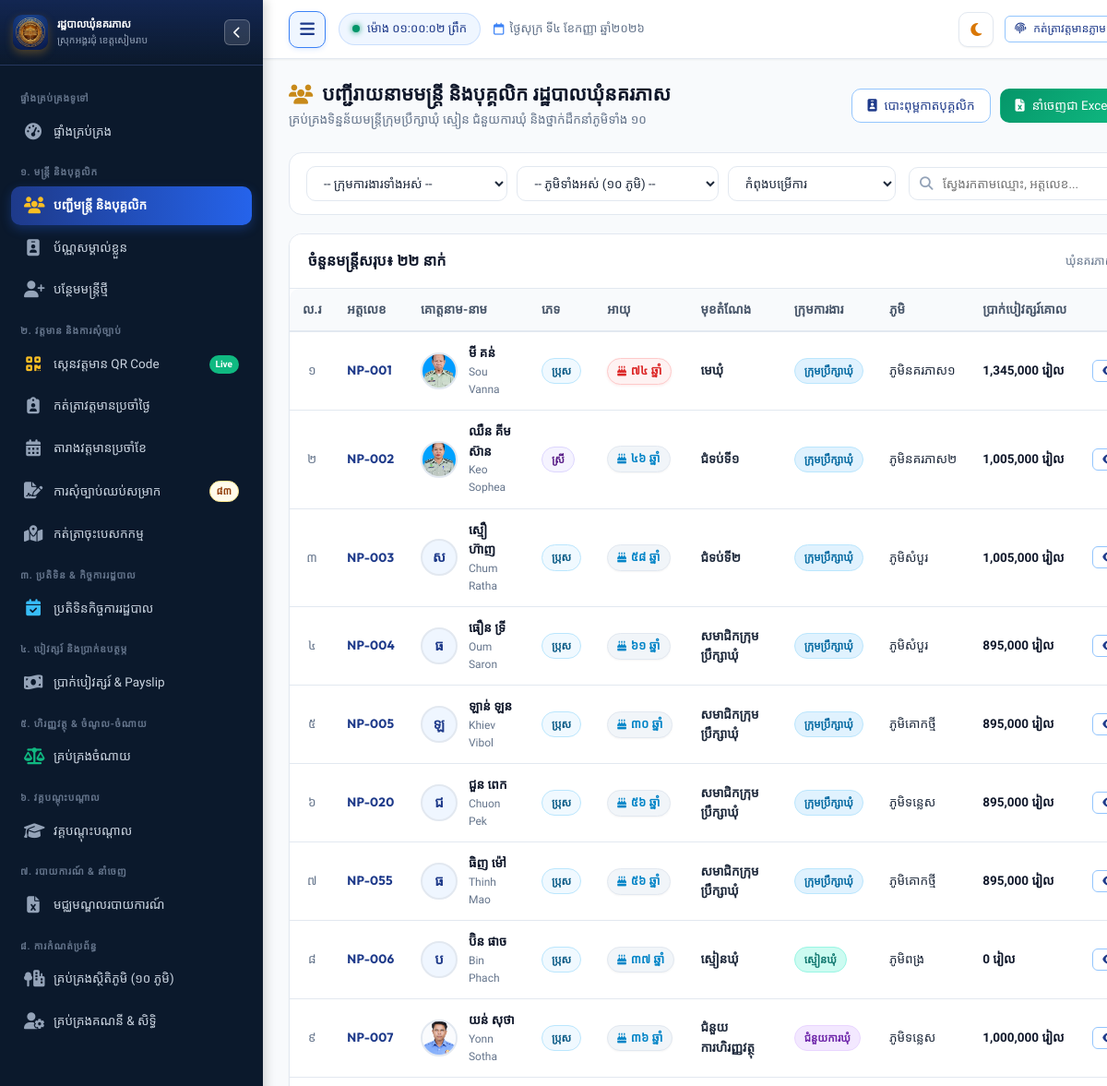
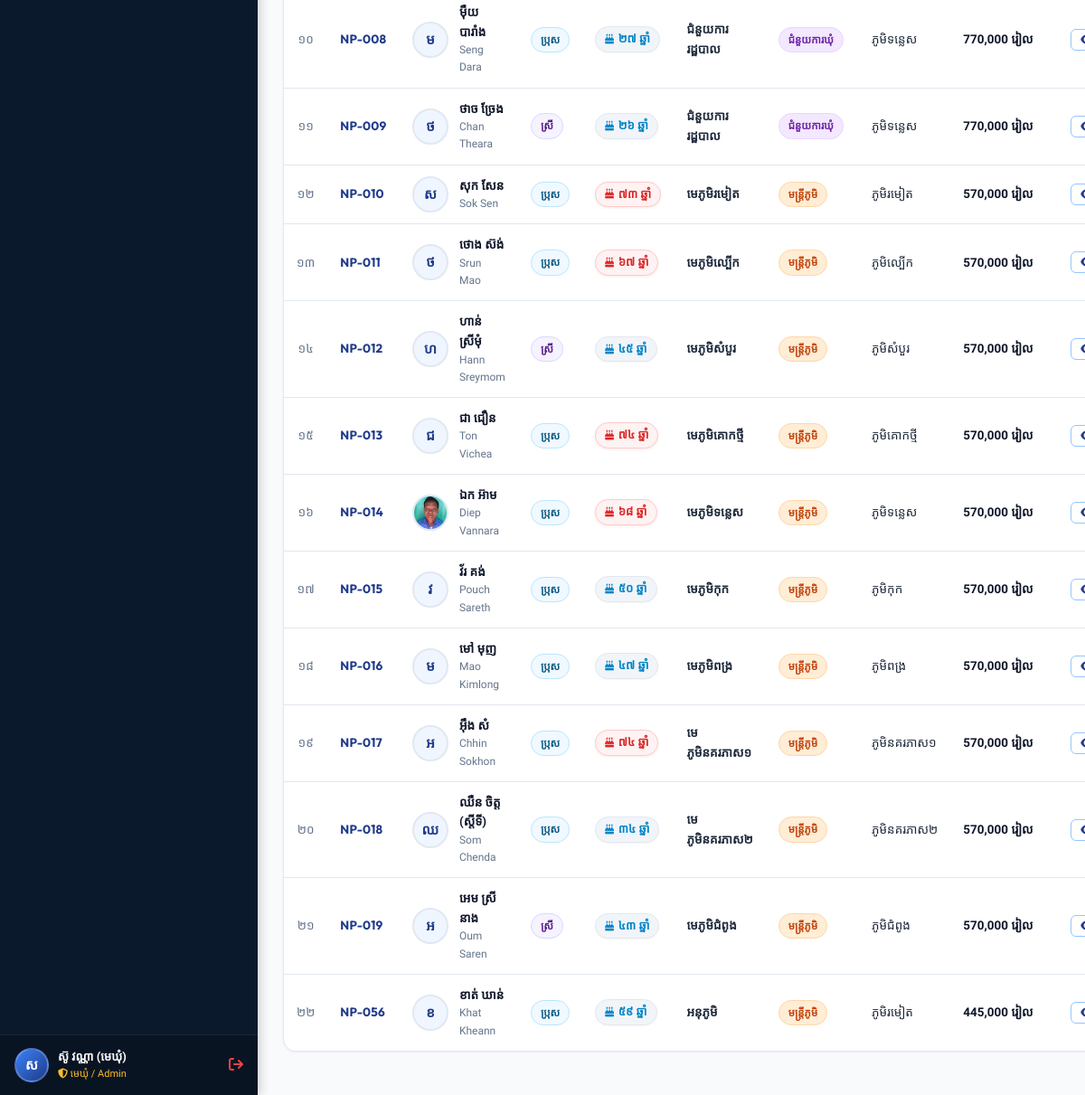
Page /staff (signed in) on the committed database (2 pictures, top to bottom).
### tables this page shows
CREATE TABLE staff (
        id INTEGER PRIMARY KEY AUTOINCREMENT,
        officer_code TEXT UNIQUE NOT NULL,
        name_kh TEXT NOT NULL,
        name_en TEXT NOT NULL,
        gender TEXT NOT NULL, -- 'ប្រុស', 'ស្រី'
        dob TEXT NOT NULL,
        national_id TEXT,
        phone TEXT,
        email TEXT,
        village TEXT NOT NULL,
        commune TEXT DEFAULT 'នគរភាស',
        district TEXT DEFAULT 'វ៉ារិន',
        province TEXT DEFAULT 'សៀមរាប',
        address TEXT,
        category TEXT NOT NULL, -- 'council', 'clerk', 'contract', 'village'
        position_title_kh TEXT NOT NULL,
        position_title_en TEXT,
        cadre_level TEXT, -- កម្រិតក្របខណ្ឌ
        appointment_date TEXT,
        contract_end_date TEXT,
        base_salary REAL DEFAULT 0,
        position_allowance REAL DEFAULT 0,
        family_allowance REAL DEFAULT 0,
        education_level TEXT,
        photo TEXT,
        status TEXT DEFAULT 'active', -- 'active', 'resigned', 'retired', 'suspended'
        emergency_contact TEXT,
        notes TEXT,
        created_at TIMESTAMP DEFAULT CURRENT_TIMESTAMP,
        updated_at TIMESTAMP DEFAULT CURRENT_TIMESTAMP
    );

### app.py (the view)
@app.route("/staff")
@login_required
def staff_list():
    category = request.args.get("category", "").strip()
    village = request.args.get("village", "").strip()
    search = request.args.get("q", "").strip()
    status = request.args.get("status", "active").strip()
    conn = get_db()
    cursor = conn.cursor()
    query = "SELECT * FROM staff WHERE 1=1"
    params = []
    if status and status != "all":
        query += " AND status = ?"
        params.append(status)
    if category and category in STAFF_CATEGORIES:
        query += " AND category = ?"
        params.append(category)
    if village:
        query += " AND village = ?"
        params.append(village)
    if search:
        query += " AND (name_kh LIKE ? OR name_en LIKE ? OR officer_code LIKE ? OR phone LIKE ? OR position_title_kh LIKE ?)"
        pattern = f"%{search}%"
        params.extend([pattern, pattern, pattern, pattern, pattern])
    query += " ORDER BY CASE category WHEN 'council' THEN 1 WHEN 'clerk' THEN 2 WHEN 'contract' THEN 3 ELSE 4 END, id"
    cursor.execute(query, params)
    staff_rows = cursor.fetchall()
    cursor.execute("SELECT village_name_kh FROM villages ORDER BY id")
    village_list = [r[0] for r in cursor.fetchall()]
    conn.close()
    return render_template(
        "staff/list.html",
        staff_rows=staff_rows,
        selected_category=category,
        selected_village=village,
        selected_status=status,
        search_query=search,
        village_list=village_list
    )

### app.py (called while the page is built, shortened)
@app.teardown_appcontext
def teardown_db(exception=None):
    close_db_connection(exception)

@app.before_request
def ensure_database_ready():
    if request.path.startswith('/static') or request.path == '/favicon.ico':
        return

@app.template_filter("kh_num")
def kh_num_filter(val):
    return to_khmer_num(val)

@app.template_filter("currency")
def currency_filter(val, curr="រៀល"):
    return format_currency(val, curr)

@app.template_filter("age")
def age_filter(dob):
    return calculate_age(dob)

@app.template_filter("kh_age")
def kh_age_filter(dob, suffix=True):
    return format_khmer_age(dob, suffix=suffix)

### database.py (called while the page is built, shortened)
def _raw_create_connection():
    conn = sqlite3.connect(DB_PATH)
    conn.row_factory = sqlite3.Row
    conn.execute("PRAGMA foreign_keys = ON")
    conn.execute("PRAGMA journal_mode = WAL")
    conn.execute("PRAGMA synchronous = NORMAL")
    conn.execute("PRAGMA cache_size = -64000")
    return SqliteConnectionWrapper(conn)

def get_db():
    try:
        from flask import g, has_request_context
        if has_request_context():
            if not hasattr(g, 'db') or g.db is None:
                g.db = _raw_create_connection()
            return g.db
    except ImportError:
        pass
    return _raw_create_connection()

def close_db_connection(e=None):
    try:
        from flask import g, has_request_context
        if has_request_context():
            db = getattr(g, 'db', None)
            if db is not None:
                g.db = None
                db._real_close()
    except ImportError:
        pass

    def cursor(self):
        return self._conn.cursor()

    def close(self):
        try:
            from flask import g, has_request_context
            if has_request_context() and getattr(g, 'db', None) is self:
                return
        except ImportError:
            pass
        self._real_close()

### utils/helpers.py (called while the page is built)
def to_khmer_num(number_or_str):
    if number_or_str is None:
        return ""
    s = str(number_or_str)
    return "".join(KHMER_DIGITS.get(ch, ch) for ch in s)

def format_khmer_age(dob_val, suffix=True):
    age = calculate_age(dob_val)
    if age is None:
        return "-"
    kh_num = to_khmer_num(age)
    return f"{kh_num} ឆ្នាំ" if suffix else kh_num

def format_currency(amount, currency="រៀល"):
    if amount is None:
        return "0 " + currency
    try:
        val = int(round(float(amount)))
        formatted = f"{val:,}"
        return f"{formatted} {currency}"
    except Exception:
        return f"{amount} {currency}"

### templates/staff/list.html (shortened to what this page needs)
{% extends "base.html" %}
{% block content %}
<div class="page-header">
  <div class="page-header-title">
    <h1>
      <i class="fa-solid fa-users text-gold"></i>
      <span>បញ្ជីរាយនាមមន្ត្រី និងបុគ្គលិក រដ្ឋបាលឃុំនគរភាស</span>
    </h1>
    <p>គ្រប់គ្រងទិន្នន័យមន្ត្រីក្រុមប្រឹក្សាឃុំ ស្មៀន ជំនួយការឃុំ និងថ្នាក់ដឹកនាំភូមិទាំង ១០</p>
  </div>
  <div class="page-actions">
    <a href="{{ url_for('staff_id_cards_batch') }}" class="btn btn-outline-primary">
      <i class="fa-solid fa-id-badge"></i>
      <span>បោះពុម្ពកាតបុគ្គលិក</span>
    </a>
    <a href="{{ url_for('export_staff_excel_route', category=selected_category) }}" class="btn btn-success">
      <i class="fa-solid fa-file-excel"></i>
      <span>នាំចេញជា Excel</span>
    </a>
  </div>
</div>
<form method="GET" action="{{ url_for('staff_list') }}" class="filter-toolbar">
  <div class="filter-group-row">
    <select name="category" class="form-select" onchange="this.form.submit()" title="ជ្រើសរើសក្រុមការងារ">
      <option value="">-- ក្រុមការងារទាំងអស់ --</option>
    </select>
    <select name="village" class="form-select" onchange="this.form.submit()" title="ជ្រើសរើសភូមិ">
      <option value="">-- ភូមិទាំងអស់ (១០ ភូមិ) --</option>
    </select>
    <select name="status" class="form-select" onchange="this.form.submit()" title="ជ្រើសរើសស្ថានភាព">
      <option value="active" {% if selected_status == 'active' %}selected{% endif %}>កំពុងបម្រើការ</option>
    </select>
  </div>
  <div class="filter-search-group">
    <div class="search-input-wrapper">
      <i class="fa-solid fa-magnifying-glass search-icon"></i>
      <input type="text" name="q" value="{{ search_query }}" class="form-control" placeholder="ស្វែងរកតាមឈ្មោះ, អត្តលេខ...">
    </div>
  </div>
</form>
<div class="card">
  <div class="card-header">
    <div class="card-title">
      <span>ចំនួនមន្ត្រីសរុប៖ <strong>{{ staff_rows | length | kh_num }} នាក់</strong></span>
    </div>
    <div style="font-size: 12.5px; color: var(--text-muted);">
      ឃុំនគរភាស ស្រុកអង្គរជុំ ខេត្តសៀមរាប
    </div>
  </div>
  <div class="card-body" style="padding: 0;">
    <div class="table-responsive">
      <table class="custom-table filterable-table">
        <thead>
          <tr>
            <th style="width: 50px; text-align: center;">ល.រ</th>
            <th style="white-space: nowrap;">អត្តលេខ</th>
            <th>គោត្តនាម-នាម</th>
            <th>ភេទ</th>
            <th>អាយុ</th>
            <th>មុខតំណែង</th>
            <th>ក្រុមការងារ</th>
            <th>ភូមិ</th>
            <th style="white-space: nowrap;">ប្រាក់បៀវត្សរ៍គោល</th>
            <th style="text-align: center; width: 140px;">សកម្មភាព</th>
          </tr>
        </thead>
        <tbody>
          {% for s in staff_rows %}
          <tr>
            <td style="text-align: center; color: var(--text-muted);">{{ loop.index | kh_num }}</td>
            <td style="white-space: nowrap;">
              <span class="officer-code-pill">{{ s.officer_code }}</span>
            </td>
            <td>
              <div class="avatar-cell">
                {% if s.photo %}
                <img src="{{ url_for('static', filename='uploads/' + s.photo) }}" alt="{{ s.name_kh }}" class="avatar-circle" style="object-fit: cover;">
                {% else %}
                <div class="avatar-circle">
                  {{ s.name_kh[:1] }}
                </div>
                {% endif %}
                <div class="avatar-details">
                  <a href="{{ url_for('staff_detail', staff_id=s.id) }}" class="primary-name">
                    {{ s.name_kh }}
                  </a>
                  <div class="sub-name font-latin">{{ s.name_en }}</div>
                </div>
              </div>
            </td>
            <td>
              <span class="badge {% if s.gender == 'ស្រី' %}badge-purple{% else %}badge-info{% endif %}">
                {{ s.gender }}
              </span>
            </td>
            <td style="white-space: nowrap;">
              {% set staff_age = s.dob | age %}
              <span class="age-badge {% if staff_age and staff_age > 65 %}age-senior{% endif %}">
                <i class="fa-solid fa-cake-candles"></i>
                {{ s.dob | kh_age }}
              </span>
            </td>
            <td>
              <strong>{{ s.position_title_kh }}</strong>
            </td>
            <td>
              {% set cat_info = STAFF_CATEGORIES.get(s.category, {}) %}
              <span class="badge {{ cat_info.badge_class }}">
                {{ cat_info.name_kh }}
              </span>
            </td>
            <td style="white-space: nowrap;">ភូមិ{{ s.village }}</td>
            <td style="white-space: nowrap;">
              <span class="salary-text">{{ s.base_salary | currency }}</span>
            </td>
            <td style="text-align: center;">
              <div style="display: flex; justify-content: center; gap: 5px;">
                <a href="{{ url_for('staff_detail', staff_id=s.id) }}" class="btn btn-sm btn-outline-primary" title="មើលប្រវត្តិរូបលម្អិត">
                  <i class="fa-solid fa-eye"></i>
                </a>
              </div>
            </td>
          </tr>
          {% endfor %}
        </tbody>
      </table>
    </div>
  </div>
</div>
{% endblock %}

### rows in the picture
staff: officer_code "NP-001", photo (picture), name_kh "មី គន់", name_en "Sou Vanna", gender "ប្រុស", dob|kh_age "៧៤ ឆ្នាំ", position_title_kh "មេឃុំ", name_kh "ក្រុមប្រឹក្សាឃុំ", village "នគរភាស១", base_salary "1,345,000 រៀល"
staff: officer_code "NP-002", photo (picture), name_kh "ឈឺន គីមស៊ាន", name_en "Keo Sophea", gender "ស្រី", dob|kh_age "៤៦ ឆ្នាំ", position_title_kh "ជំទប់ទី១", name_kh "ក្រុមប្រឹក្សាឃុំ", village "នគរភាស២", base_salary "1,005,000 រៀល"
staff: officer_code "NP-003", name_kh "ស", name_kh "ស្មឿ ហ៊ាញ", name_en "Chum Ratha", gender "ប្រុស", dob|kh_age "៥៨ ឆ្នាំ", position_title_kh "ជំទប់ទី២", name_kh "ក្រុមប្រឹក្សាឃុំ", village "សំបួរ", base_salary "1,005,000 រៀល"
staff: officer_code "NP-004", name_kh "ធ", name_kh "ធឿន ទ្រី", name_en "Oum Saron", gender "ប្រុស", dob|kh_age "៦១ ឆ្នាំ", position_title_kh "សមាជិកក្រុមប្រឹក្សាឃុំ", name_kh "ក្រុមប្រឹក្សាឃុំ", village "សំបួរ", base_salary "895,000 រៀល"
staff: officer_code "NP-005", name_kh "ឡ", name_kh "ឡាន់ ឡន", name_en "Khiev Vibol", gender "ប្រុស", dob|kh_age "៣០ ឆ្នាំ", position_title_kh "សមាជិកក្រុមប្រឹក្សាឃុំ", name_kh "ក្រុមប្រឹក្សាឃុំ", village "គោកថ្មី", base_salary "895,000 រៀល"
staff: officer_code "NP-020", name_kh "ជ", name_kh "ជួន ពេក", name_en "Chuon Pek", gender "ប្រុស", dob|kh_age "៥៦ ឆ្នាំ", position_title_kh "សមាជិកក្រុមប្រឹក្សាឃុំ", name_kh "ក្រុមប្រឹក្សាឃុំ", village "ទន្លេស", base_salary "895,000 រៀល"
staff: officer_code "NP-055", name_kh "ធ", name_kh "ធិញ ម៉ៅ", name_en "Thinh Mao", gender "ប្រុស", dob|kh_age "៥៦ ឆ្នាំ", position_title_kh "សមាជិកក្រុមប្រឹក្សាឃុំ", name_kh "ក្រុមប្រឹក្សាឃុំ", village "គោកថ្មី", base_salary "895,000 រៀល"
staff: officer_code "NP-006", name_kh "ប", name_kh "ប៊ិន ផាច", name_en "Bin Phach", gender "ប្រុស", dob|kh_age "៣៧ ឆ្នាំ", position_title_kh "ស្មៀនឃុំ", name_kh "ស្មៀនឃុំ", village "ពង្រ", base_salary "0 រៀល"
staff: officer_code "NP-007", photo (picture), name_kh "យន់ សុថា", name_en "Yonn Sotha", gender "ប្រុស", dob|kh_age "៣៦ ឆ្នាំ", position_title_kh "ជំនួយការហិរញ្ញវត្ថុ", name_kh "ជំនួយការឃុំ", village "ទន្លេស", base_salary "1,000,000 រៀល"
staff: officer_code "NP-008", name_kh "ម", name_kh "ម៉ឺយ បារាំង", name_en "Seng Dara", gender "ប្រុស", dob|kh_age "២៧ ឆ្នាំ", position_title_kh "ជំនួយការរដ្ឋបាល", name_kh "ជំនួយការឃុំ", village "ទន្លេស", base_salary "770,000 រៀល"
staff: officer_code "NP-009", name_kh "ថ", name_kh "ថាច ច្រែង", name_en "Chan Theara", gender "ស្រី", dob|kh_age "២៦ ឆ្នាំ", position_title_kh "ជំនួយការរដ្ឋបាល", name_kh "ជំនួយការឃុំ", village "ទន្លេស", base_salary "770,000 រៀល"
staff: officer_code "NP-010", name_kh "ស", name_kh "សុក សែន", name_en "Sok Sen", gender "ប្រុស", dob|kh_age "៧៣ ឆ្នាំ", position_title_kh "មេភូមិរមៀត", name_kh "មន្ត្រីភូមិ", village "រមៀត", base_salary "570,000 រៀល"
staff: officer_code "NP-011", name_kh "ថ", name_kh "ថោង ស៊ង់", name_en "Srun Mao", gender "ប្រុស", dob|kh_age "៦៧ ឆ្នាំ", position_title_kh "មេភូមិល្បើក", name_kh "មន្ត្រីភូមិ", village "ល្បើក", base_salary "570,000 រៀល"
staff: officer_code "NP-012", name_kh "ហ", name_kh "ហាន់ ស្រីមុំ", name_en "Hann Sreymom", gender "ស្រី", dob|kh_age "៤៥ ឆ្នាំ", position_title_kh "មេភូមិសំបួរ", name_kh "មន្ត្រីភូមិ", village "សំបួរ", base_salary "570,000 រៀល"
staff: officer_code "NP-013", name_kh "ជ", name_kh "ជា ជឿន", name_en "Ton Vichea", gender "ប្រុស", dob|kh_age "៧៤ ឆ្នាំ", position_title_kh "មេភូមិគោកថ្មី", name_kh "មន្ត្រីភូមិ", village "គោកថ្មី", base_salary "570,000 រៀល"
staff: officer_code "NP-014", photo (picture), name_kh "ឯក អ៊ាម", name_en "Diep Vannara", gender "ប្រុស", dob|kh_age "៦៨ ឆ្នាំ", position_title_kh "មេភូមិទន្លេស", name_kh "មន្ត្រីភូមិ", village "ទន្លេស", base_salary "570,000 រៀល"
staff: officer_code "NP-015", name_kh "វ", name_kh "វ័រ គង់", name_en "Pouch Sareth", gender "ប្រុស", dob|kh_age "៥០ ឆ្នាំ", position_title_kh "មេភូមិកុក", name_kh "មន្ត្រីភូមិ", village "កុក", base_salary "570,000 រៀល"
staff: officer_code "NP-016", name_kh "ម", name_kh "មៅ មុញ", name_en "Mao Kimlong", gender "ប្រុស", dob|kh_age "៤៧ ឆ្នាំ", position_title_kh "មេភូមិពង្រ", name_kh "មន្ត្រីភូមិ", village "ពង្រ", base_salary "570,000 រៀល"
staff: officer_code "NP-017", name_kh "អ", name_kh "អ៊ឹង សំ", name_en "Chhin Sokhon", gender "ប្រុស", dob|kh_age "៧៤ ឆ្នាំ", position_title_kh "មេភូមិនគរភាស១", name_kh "មន្ត្រីភូមិ", village "នគរភាស១", base_salary "570,000 រៀល"
staff: officer_code "NP-018", name_kh "ឈ", name_kh "ឈឺន ចិត្ត (ស្តីទី)", name_en "Som Chenda", gender "ប្រុស", dob|kh_age "៣៤ ឆ្នាំ", position_title_kh "មេភូមិនគរភាស២", name_kh "មន្ត្រីភូមិ", village "នគរភាស២", base_salary "570,000 រៀល"
staff: officer_code "NP-019", name_kh "អ", name_kh "អេម ស្រីនាង", name_en "Oum Saren", gender "ស្រី", dob|kh_age "៤៣ ឆ្នាំ", position_title_kh "មេភូមិជំពូង", name_kh "មន្ត្រីភូមិ", village "ជំពូង", base_salary "570,000 រៀល"
staff: officer_code "NP-056", name_kh "ខ", name_kh "ខាត់ ឃាន់", name_en "Khat Kheann", gender "ប្រុស", dob|kh_age "៥៩ ឆ្នាំ", position_title_kh "អនុភូមិ", name_kh "មន្ត្រីភូមិ", village "រមៀត", base_salary "445,000 រៀល"

### other values in the picture
{{ pending_leaves_count | kh_num }} "៨៣"
{{ session.full_name[:1] if session.full_name else 'U' }} "ស"
{{ session.full_name or 'មន្ត្រីឃុំ' }} "ស៊ូ វណ្ណា (មេឃុំ)"
{{ today_khmer }} "ថ្ងៃសុក្រ ទី៤ ខែកញ្ញា ឆ្នាំ២០២៦"
{{ staff_rows | length | kh_num }} "២២"
